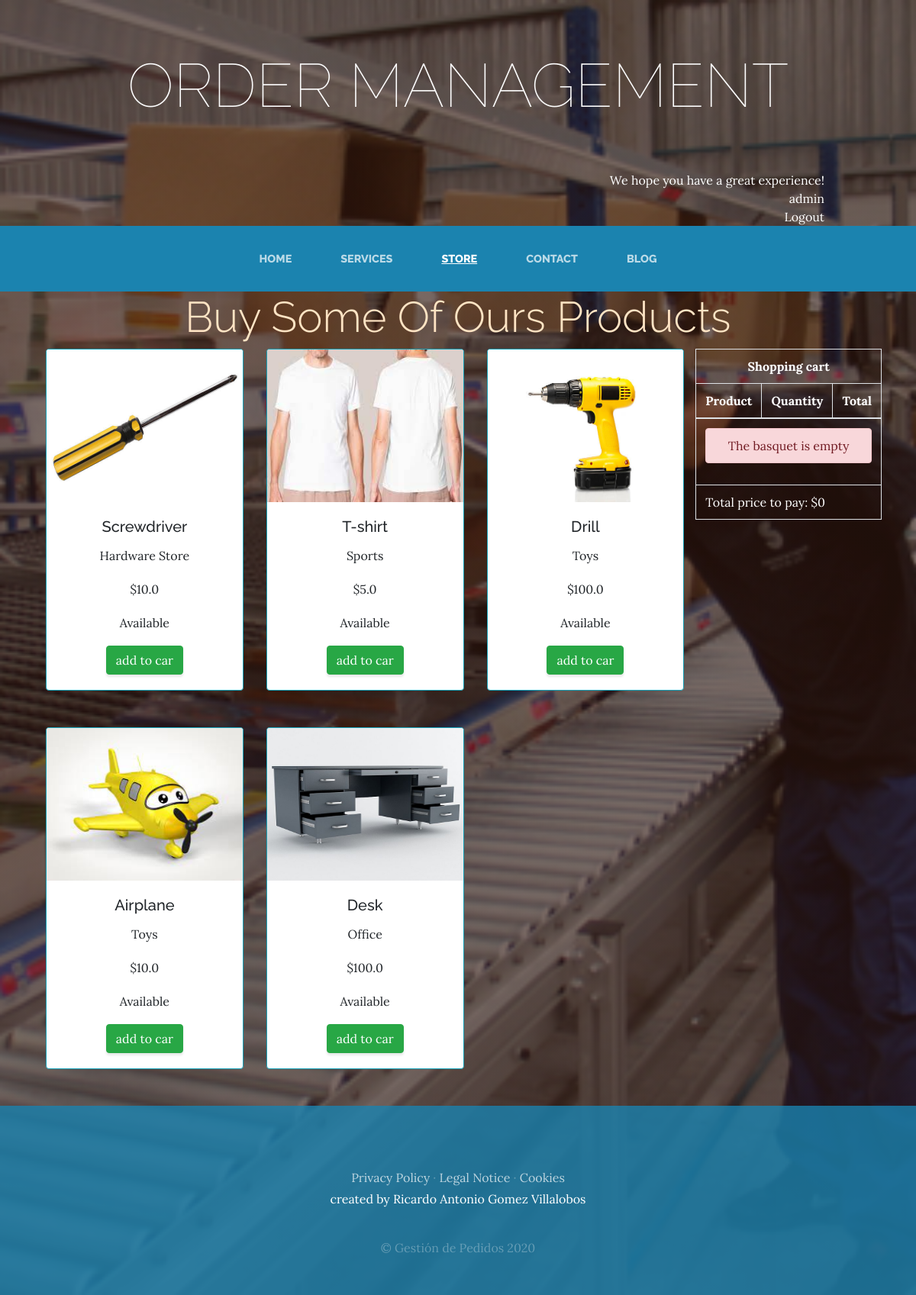
The app's page /tienda/ (signed in) with its own data.
### tienda/models.py (models this page shows)
class Producto(models.Model):
    nombre = models.CharField(max_length=30)
    categoria = models.ForeignKey(Categoria, on_delete=models.CASCADE)
    imagen = models.ImageField(upload_to='tienda', null=True, blank=True)
    precio = models.FloatField(max_length=30)
    disponibilidad = models.BooleanField(default=True)
    created = models.DateTimeField(auto_now_add=True)
    updated = models.DateTimeField(auto_now_add=True)
    class Meta:
        verbose_name = 'Producto'
        verbose_name_plural = 'Productos'

class Categoria(models.Model):
    nombre = models.CharField(max_length=50)
    created = models.DateTimeField(auto_now_add=True)
    updated = models.DateTimeField(auto_now_add=True)
    class Meta:
        verbose_name = 'categoriapro'
        verbose_name_plural = 'categoriasprod'
    def __str__(self):
        return self.nombre

### tienda/views.py (the view)
# urls.py: path('tienda/', include('tienda.urls')),
@login_required
def tienda(request):
    productos = Producto.objects.all()
    categorias = Categoria.objects.all()
    contexto = {'producto': productos, 'categoria': categorias}
    return render(request, 'tienda/tienda.html', contexto)

### carro/context_processor.py (called while the page is built)
def importe_total_carro(request):
    carro = Carro(request)
    total = 0
    if request.user.is_authenticated:
        for key, value in request.session["carro"].items():
            total = total + float(value["precio"])
    return {"importe_total_carro": total}

### tienda/templates/tienda/tienda.html
{% extends "ProyectoWebApp/base.html" %}
{% load static %}
{% block content %}
  <h1 class="text-center display-4" style="color: bisque; text-align: center;">Buy Some Of Ours Products</h1>
  <div class="container text-center">
    <div style="float: right;">
      {% include 'carro/widget.html' %}
    </div>
    <div class="row">
      {% for i in producto %}
        <div class="col-lg-4 mb-5">
          <div class="card border-info text-center">
            <img src="{{i.imagen.url}}" class="card-img-top" alt="" width="200" height="200">
            <div class="card-body">
              <h5 class="card-title">{{i.nombre}}</h5>
              <p class="card-text">{{i.categoria}}</p>
              <p class="card-text">${{i.precio}}</p>
              <p class="card-text">
                {% if i.disponibilidad %}
                  Available
                {% else %}
                  No Available
                {% endif %}
              </p>
                <div class="d-flex justify-content-center">
                  <a href="{% url 'carro:agregar' i.id %}" class="btn btn-success" style="margin: auto;">add to car</a>
                </div>
            </div>
          </div>
        </div>
      {% endfor %}
    </div>
  </div>
{% endblock %}

### ProyectoWebApp/templates/ProyectoWebApp/base.html (shortened to what this page needs)
<html>
<head>
  <link href="{% static 'ProyectoWebApp/vendor/bootstrap/css/bootstrap.min.css' %}" rel="stylesheet">
  <link href="{% static 'ProyectoWebApp/css/gestion.css' %}" rel="stylesheet">
</head>
<body>
  <h1 class="site-heading text-center text-white d-none d-lg-block">
    <span class="site-heading-lower">Order Management</span>
  </h1>
  <div style="color: white; text-align: right; margin-right: 120px;">
    {% if user.is_authenticated %}
    We hope you have a great experience! <br>{{ user.username}} <br>
      <a href="{% url 'cerrar_sesion' %}" style="color: white;">Logout</a>
    {% else %}
      <a href="{% url 'login' %}" style="color: white;">Login</a> <br>
      <a href="{% url 'autenticacion' %}" style="color: white;">Register</a>
    {% endif %}
  </div>
 <nav class="navbar navbar-expand-lg navbar-dark py-lg-4" id="mainNav">
  <div class="container">
    <div class="collapse navbar-collapse" id="navbarResponsive">
      <ul class="navbar-nav mx-auto">
        <li class="nav-item {% if request.path == '/' %}active {% endif %} px-lg-4">
          <a class="nav-link text-uppercase text-expanded" href="{% url 'Home' %}">Home</a>
        </li>
        <li class="nav-item {% if request.path == '/servicios/' %}active {% endif %} px-lg-4">
          <a class="nav-link text-uppercase text-expanded" href="{% url 'Servicios' %}">Services</a>
        </li>
        <li class="nav-item {% if request.path == '/tienda/' %}active {% endif %} px-lg-4">
          <a class="nav-link text-uppercase text-expanded" href="{% url 'Tienda' %}">Store</a>
        </li>
        <li class="nav-item {% if request.path == '/contacto/' %}active {% endif %} px-lg-4">
          <a class="nav-link text-uppercase text-expanded" href="{% url 'Contacto' %}">Contact</a>
        </li>
        <li class="nav-item {% if request.path|slice:':6' == '/blog/' %}active {% endif %} px-lg-4">
          <a class="nav-link text-uppercase text-expanded" href="{% url 'Blog' %}">Blog</a>
        </li>
      </ul>
    </div>
  </div>
</nav>
  {% block content %}
  {% endblock %}
  <footer class="footer text-faded text-center py-5">
    <div class="container">
      <p class="m-0 mbt">
        <a href="sample.html" class="link">Privacy Policy</a> ·
        <a href="sample.html" class="link">Legal Notice</a> ·
        <a href="sample.html" class="link">Cookies</a>
        <p style="color: white;">created by Ricardo Antonio Gomez Villalobos</p>
      </p>
      <p class="m-0 mbt1">&copy; Gestión de Pedidos 2020</p>
    </div>
  </footer>
</body>
</html>

### tienda/templates/carro/widget.html (shortened to what this page needs)
<table class="table table-bordered" style="color: white;">
    <head>
        <tr>
            <th colspan="3" class="text-center">
                Shopping cart
            </th>
        </tr>
        <tr>
            <th>Product</th>
            <th>Quantity</th>
            <th>Total</th>
        </tr>
    </head>
    <tbody>
        {% if request.session.carro.items %}
            {% for key, value in request.session.carro.items %}
                <tr class="text-center">
                    <td>{{value.nombre}}</td>
                    <td>{{value.cantidad}}</td>
                    <td>
                        <!-- Este enlace esta comentado y no se ejecuta:
                        <a href="{% url 'carro:agregar' value.producto_id %}" class="btn btn-sm btn-success">+</a>
                        -->
                        <a href="/carro/agregar/{{ value.producto_id }}/" class="btn btn-success">+</a>
                        <a href="/carro/restar/{{ value.producto_id }}/" class="btn btn-success">-</a> <br>
                        <!-- Este enlace también esta comentado y no se ejecuta:
                        <a href="{% url 'carro:restar' value.producto_id %}" class="btn btn-sm btn-success">-</a><br>
                        -->
                        {{value.precio}}
                    </td>
                </tr>
            {% endfor %}
        {% else %}
            <tr>
                <td colspan="3">
                    <div class="alert alert-danger text-center">
                        The basquet is empty
                    </div>
                </td>
            </tr>
        {% endif %}
    </tbody>
    <tfoot>
        <tr>
            <td colspan="3">
                Total price to pay: ${{importe_total_carro}}
            </td>
        </tr>
    </tfoot>
</table>

### ProyectoWebApp/static/ProyectoWebApp/css/gestion.css (style rules this page uses)
body { font-family: 'Lora'; background: linear-gradient(rgba(47, 23, 15, 0.65), rgba(47, 23, 15, 0.65)), url("../img/bg_main.jpg"); background-attachment: fixed; background-position: center; background-size: cover; }
h1, h2, h3, h4, h5, h6 { font-family: 'Raleway'; }
p { line-height: 1.75; }
.text-faded { color: rgba(255, 255, 255, 0.3); }
.site-heading { margin-top: 5rem; margin-bottom: 5rem; text-transform: uppercase; line-height: 1; font-family: 'Raleway'; }
.site-heading .site-heading-lower { font-size: 5rem; font-weight: 100; line-height: 4rem; }
#mainNav { background-color: rgb(27, 131, 175); font-family: 'Raleway'; }
#mainNav .navbar-nav .nav-item .nav-link { color: rgba(255, 255, 255, 0.7); font-weight: 800; }
#mainNav .navbar-nav .nav-item.active .nav-link { color: #ffffff; text-decoration: underline; }
@media (min-width: 992px) { #mainNav .navbar-nav .nav-item .nav-link { font-size: 0.9rem; } }
.footer { background-color: rgba(27, 131, 175, 0.8); }
.btn { box-shadow: 0px 3px 3px 0px rgba(33, 37, 41, 0.1); }
.mbt { padding-top: 2rem; }
.mbt1 { padding-top: 1.25rem; }
a.link { color: rgba(255, 255, 255, 0.7); }

### records on screen
Producto: imagen (picture), nombre "Screwdriver", categoria "Hardware Store", precio "10.0", disponibilidad "Available"
Producto: imagen (picture), nombre "T-shirt", categoria "Sports", precio "5.0", disponibilidad "Available"
Producto: imagen (picture), nombre "Drill", categoria "Toys", precio "100.0", disponibilidad "Available"
Producto: imagen (picture), nombre "Airplane", categoria "Toys", precio "10.0", disponibilidad "Available"
Producto: imagen (picture), nombre "Desk", categoria "Office", precio "100.0", disponibilidad "Available"

### other values on screen
{{ user.username }} "admin"
{{ importe_total_carro }} "0"
